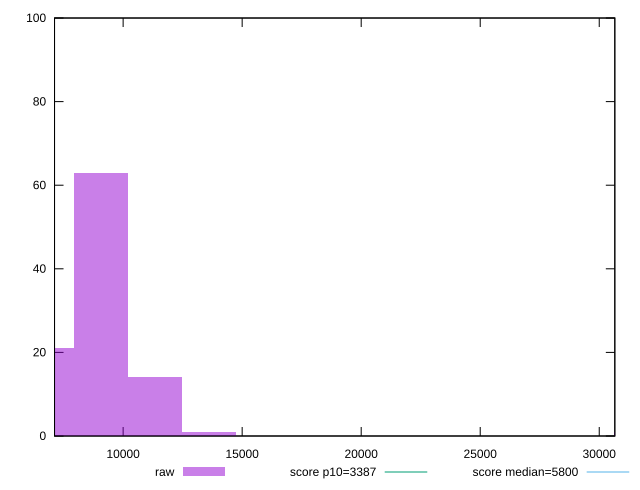

This figure's gnuplot source:
reset

$raw <<EOF
9075.051311336198 63
6806.288483502149 21
11343.814139170247 14
31762.679589676693 1
13612.576967004297 1
EOF

set key outside below
set boxwidth 2268.7628278340494
set xrange [7118.04956366451:30654.661021671847]
set yrange [0:100]
set trange [0:100]
set style fill transparent solid 0.5 noborder

set parametric
set terminal svg size 640, 490 enhanced background rgb 'white'
set output "reprap/speed-index/samples/pages+cached+noexternal+nomedia+nocss/raw/histogram.svg"

plot $raw title "raw" with boxes, \
     3387,t title "score p10=3387", \
     5800,t title "score median=5800"

reset
